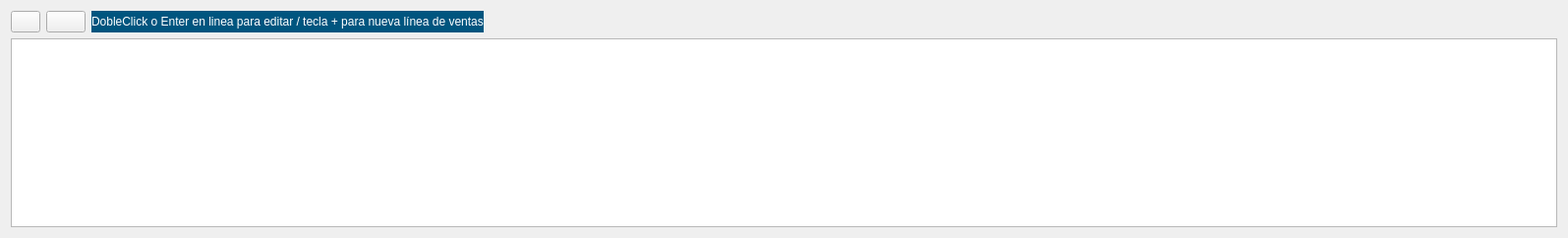
         <widget class="QWidget" name="tab_5">
          <attribute name="title">
           <string>Líneas de Factura</string>
          </attribute>
          <layout class="QGridLayout" name="gridLayout_9">
           <item row="0" column="3">
            <spacer name="horizontalSpacer_2">
             <property name="orientation">
              <enum>Qt::Horizontal</enum>
             </property>
             <property name="sizeHint" stdset="0">
              <size>
               <width>1086</width>
               <height>20</height>
              </size>
             </property>
            </spacer>
           </item>
           <item row="0" column="0">
            <widget class="QPushButton" name="btnAnadirLinea">
             <property name="maximumSize">
              <size>
               <width>30</width>
               <height>16777215</height>
              </size>
             </property>
             <property name="toolTip">
              <string>Añadir línea con los datos cargados</string>
             </property>
             <property name="text">
              <string/>
             </property>
             <property name="icon">
              <iconset resource="../maya.qrc">
               <normaloff>:/Icons/PNG/add.png</normaloff>:/Icons/PNG/add.png</iconset>
             </property>
            </widget>
           </item>
           <item row="0" column="1">
            <widget class="QPushButton" name="btn_borrarLinea">
             <property name="text">
              <string/>
             </property>
             <property name="icon">
              <iconset resource="../maya.qrc">
               <normaloff>:/Icons/PNG/Delete.png</normaloff>:/Icons/PNG/Delete.png</iconset>
             </property>
            </widget>
           </item>
           <item row="0" column="2">
            <widget class="QLabel" name="label_38">
             <property name="styleSheet">
              <string notr="true">background-color: rgb(0, 85, 127);
color: rgb(255, 255, 255);</string>
             </property>
             <property name="text">
              <string>DobleClick o Enter en linea para editar / tecla + para nueva línea de ventas</string>
             </property>
            </widget>
           </item>
           <item row="1" column="0" colspan="4">
            <widget class="QTableView" name="Lineas">
             <property name="sizeAdjustPolicy">
              <enum>QAbstractScrollArea::AdjustIgnored</enum>
             </property>
             <property name="alternatingRowColors">
              <bool>true</bool>
             </property>
             <property name="selectionMode">
              <enum>QAbstractItemView::SingleSelection</enum>
             </property>
             <property name="selectionBehavior">
              <enum>QAbstractItemView::SelectRows</enum>
             </property>
             <property name="horizontalScrollMode">
              <enum>QAbstractItemView::ScrollPerItem</enum>
             </property>
             <attribute name="horizontalHeaderStretchLastSection">
              <bool>true</bool>
             </attribute>
             <attribute name="verticalHeaderVisible">
              <bool>false</bool>
             </attribute>
            </widget>
           </item>
          </layout>
         </widget>
